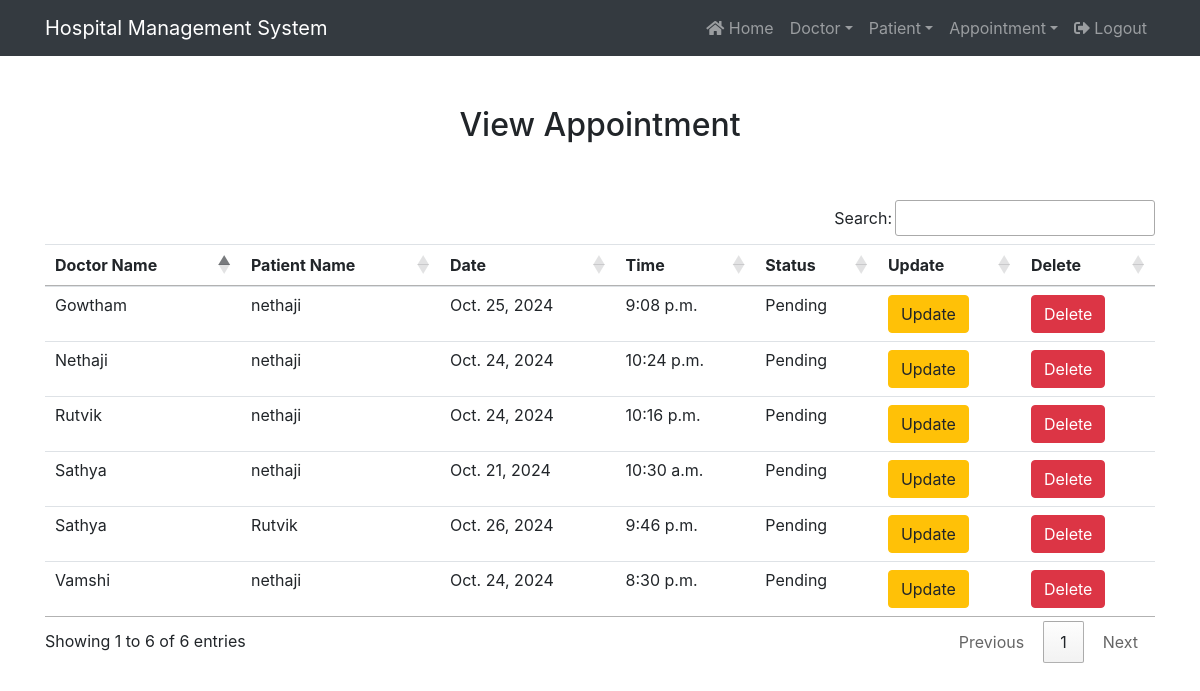
The page /view_appointment/ (signed in) on the database as committed earlier.
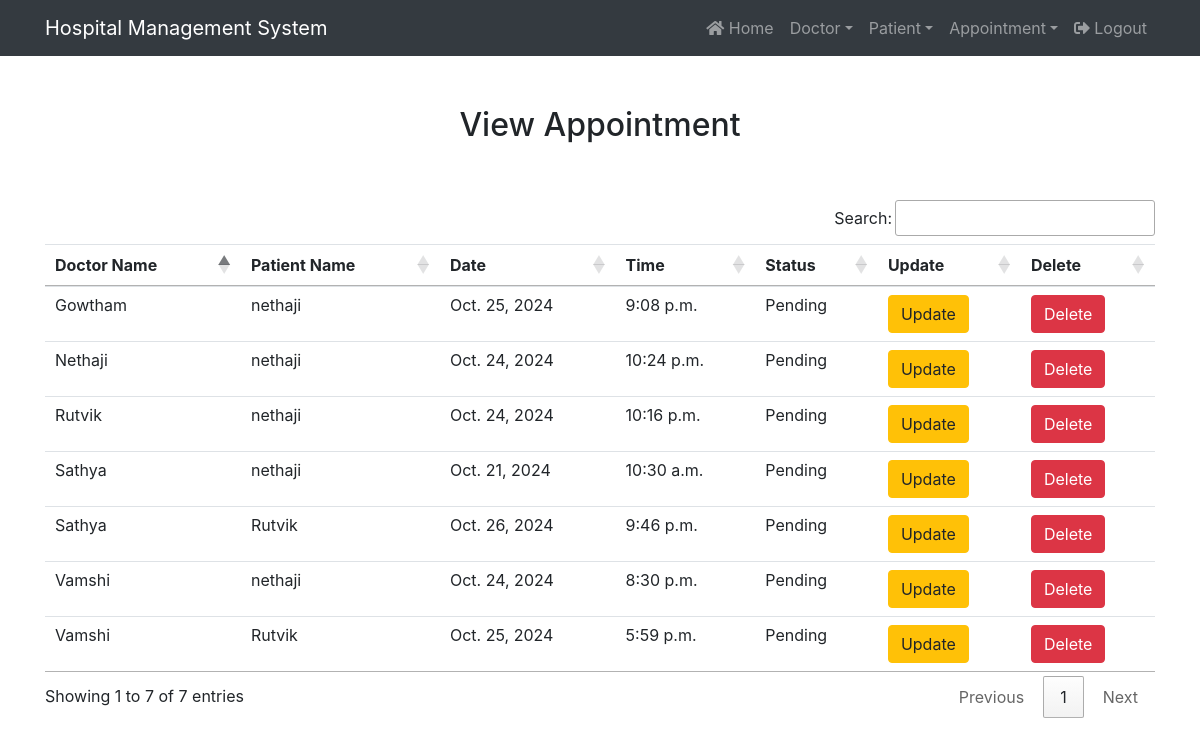
The same page on the database as committed later.
### hospital/models.py (models this page shows, shortened)
class Appointment(models.Model):
    doctor = models.ForeignKey(Doctor, on_delete=models.CASCADE)  # if we delete doctors in above, it gets deleted here also
    patient = models.ForeignKey(Patient, on_delete=models.CASCADE)
    date1 = models.DateField()
    time1 = models.TimeField()
    status = models.CharField(max_length=10, choices=[('pending', 'pending'), ('Accepted', 'Accepted'), ('Rejected', 'Rejected')], default='Pending')
    notified = models.BooleanField(default=False)  # default case needed here

class Doctor(models.Model):
    name = models.CharField(max_length=50)
    mobile = models.IntegerField()
    specialization = models.CharField(max_length=50)
    email = models.EmailField()
    def __str__(self):
        return self.name

class Patient(models.Model):
    name = models.CharField(max_length=50)
    gender = models.CharField(max_length=5)
    age = models.IntegerField()
    mobile = models.IntegerField()
    address = models.CharField(max_length=50)
    email = models.EmailField()
    def __str__(self):
        return self.name

### hospital/views.py (the view)
# urls.py: path('view_appointment/', View_Appointment, name='view_appointment'),
def View_Appointment(request):
    if not request.user.is_staff:
        return redirect('login')
    apt = Appointment.objects.all()
    x = {'apt': apt}
    return render(request, 'view_appointment.html', x)

### hospital/templates/view_appointment.html (shortened to what this page needs)
{% extends 'navigationbar.html' %}
{% block body %}
{% load static %}
<div class="container" style="margin-top:50px">
    <h2 class="text-center">View Appointment</h2>
    <br><br>
    <table class="table table-hover" id="toolbar">
        <thead>
            <tr>
                <th> Doctor Name</th>
                <th> Patient Name</th>
                <th> Date</th>
                <th> Time</th>
                <th> Status</th>
                <th> Update</th>
                <th> Delete</th>
            </tr>
        </thead>
        <tbody>
            {% for i in apt %}
            <tr>
                <td>{{i.doctor}}</td>
                <td>{{i.patient}}</td>
                <td>{{i.date1}}</td>
                <td>{{i.time1}}</td>
                <td>{{i.status}}</td>
                <td>
                    <button type="button" class="btn btn-warning" data-bs-toggle="modal" data-bs-target="#updateModal{{ i.id }}">
                        Update
                    </button>
                </td>
                <td><a href="{% url 'delete_appointment' i.id %}" onclick="return confirm('Really want to delete?')" class="btn btn-danger">Delete</a></td>
            </tr>
            {% endfor %}
        </tbody>
    </table>
</div>
{% endblock %}

Rows that differ between the two databases and show on the page:
added Appointment: doctor "Vamshi", patient "Rutvik", date1 "Oct. 25, 2024", time1 "5:59 p.m.", status "Pending"
Other text that changed with them:
text written by a page script: "Search: Showing 1 to 6 of 6 entries Previous 1 Next" → "Search: Showing 1 to 7 of 7 entries Previous 1 Next"
